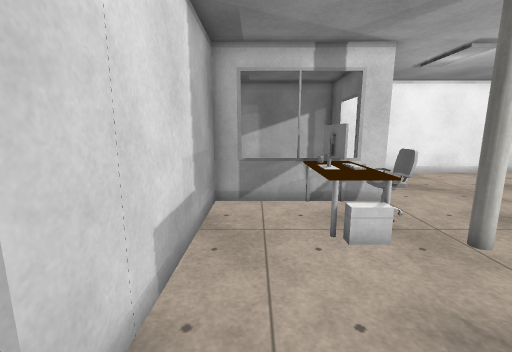
[1] (above)

12 first-person views from a walk through a scene from a Unity 3-D project. The camera is 1.4 m above the floor, tilts 10° down and sees 90° across. The floor is counted in squares, 0.5 m on a side. Each view is taken from the middle of a square. On the plan, view 1 faces up. The plan holds only what a view shows up to about 19 squares ahead; the rest is blank. The place goes on beyond the plan. The player character is not drawn. Some animated figures are left out. Surface patterns are stand-ins for the level's own textures.

[2]
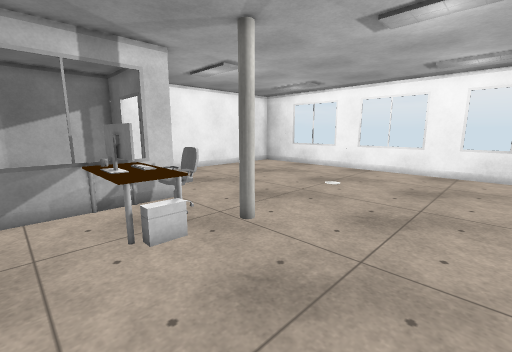

[3]
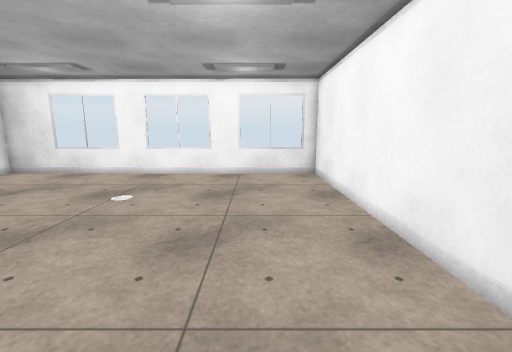

[4]
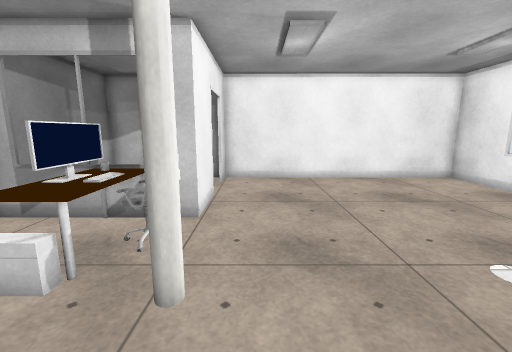

[5]
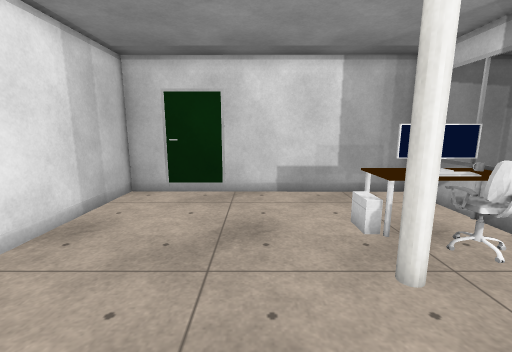

[6]
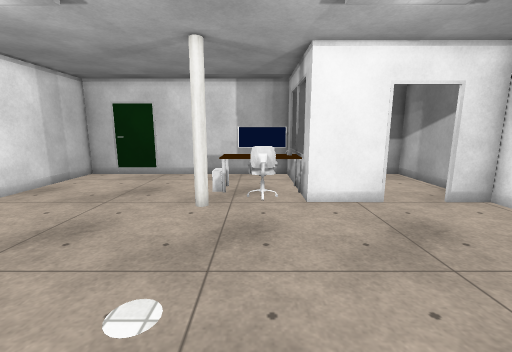

[7]
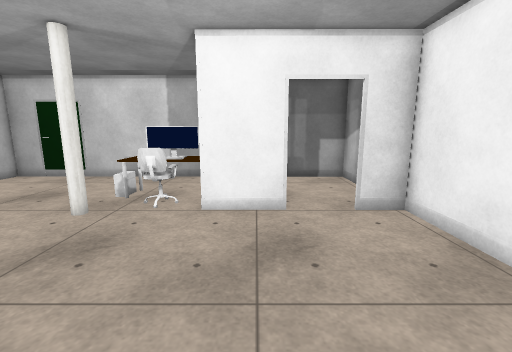

[8]
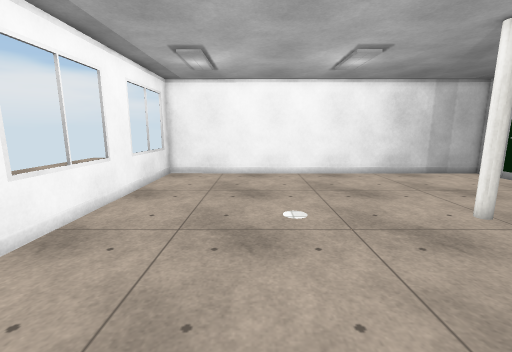

[9]
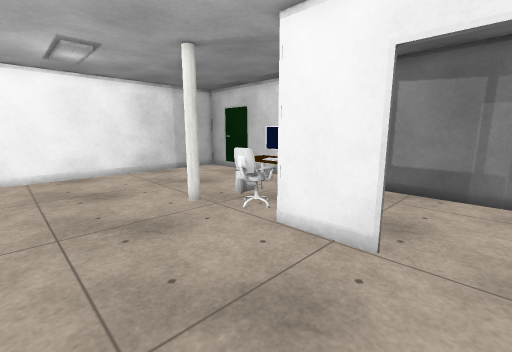

[10]
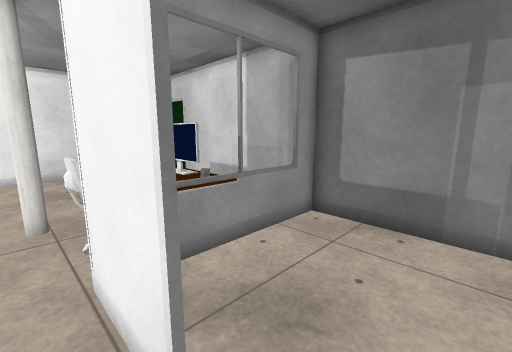

[11]
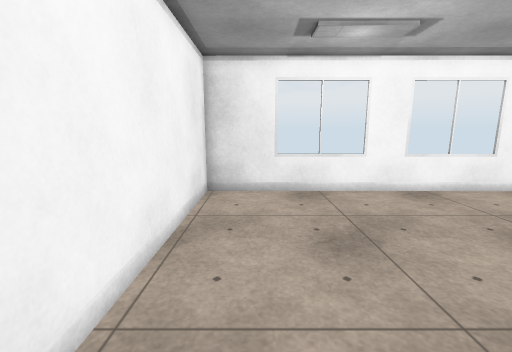

[12]
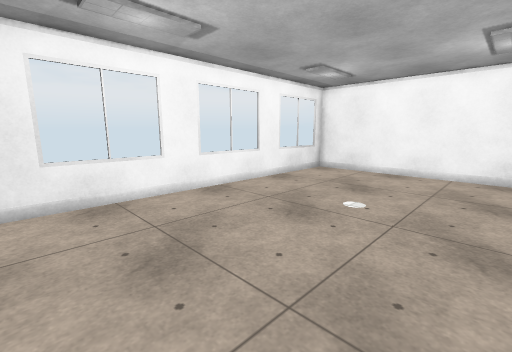

### Floor plan
Points are (right, up) in squares from view 1. A wall is a line through its corners. A room is listed if a view was taken in it or the views show most of it. See-through windows are left out.
Room 1 (views 1, 2, 3, 4, 5, 6, 7, 8, 9, 10, 11, 12)
walls: (5.1, 13.2) (5.1, 10) (3.4, 10); (-1.6, 7.5) (-1.7, -2.9) (18.7, -2.9) (18.8, 17.3) (5.1, 17.4) (5.1, 15.5)
ways out: opening at (5, 14.5) to room 2; opening at (0, 7) to room 3
objects: other object (4, 7); chair (4, 8) to (5, 9); pole (5, 6) to (6, 6)
Room 2 (no view inside)
walls: (5, 12.7) (5, 13.2); (5, 15.5) (5, 17.3); (-1.7, 10.2) (1.7, 10.2); (5.1, 17.4) (-1.6, 17.4) (-1.6, 10)
ways out: opening at (5, 14.5) to room 1
Room 3 (no view inside)
walls: (1.7, 10.1) (-1.7, 10.1); (-1.6, 10) (-1.6, 7.5)
ways out: opening at (0, 7) to room 1
objects: monitor (2, 8) to (2, 9); other object (2, 10); keyboard (3, 8) to (3, 9); other object (3, 10)

Positions as (right, up) in squares from view 1, and headings:
1: (0, 0), facing up
2: (0, 0), facing up-right
3: (2, 1), facing right
4: (7, 2), facing up
5: (10, 3), facing left
6: (15, 8), facing left
7: (14, 12), facing left
8: (13, 14), facing down
9: (11, 15), facing down-left
10: (6, 15), facing down-left
11: (7, 15), facing right
12: (8, 15), facing down-right
